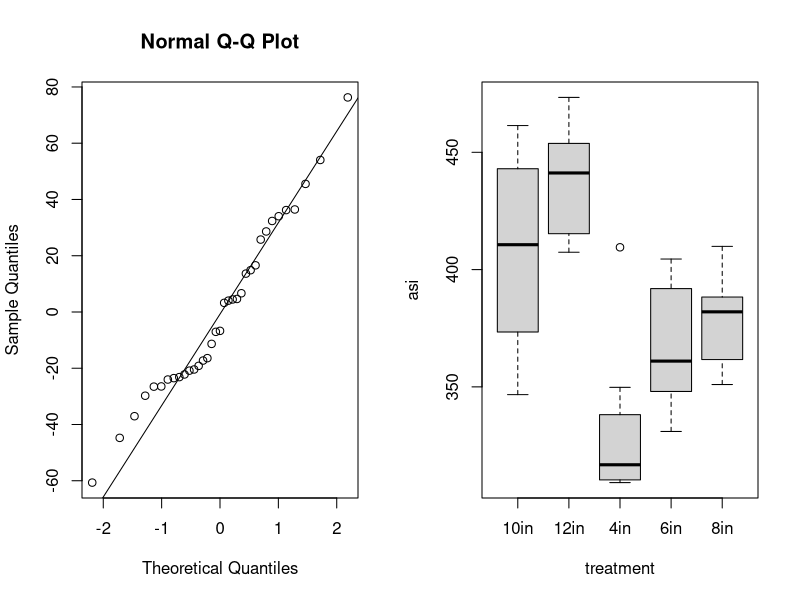

Write R code to recreate this figure.
## ---- chunk 1
axial = read.table('SGTADATASETS/axial.txt', header = TRUE)
str(axial)
head(axial)

axial.aov = aov(asi ~ treatment, data = axial)

#Check assumptions
par(mfrow = c(1,2))
{qqnorm(axial.aov$residuals)
  qqline(axial.aov$residuals)}
boxplot(asi ~ treatment, data = axial)

sd_values <- tapply(axial$asi, axial$treatment, sd)
max(sd_values) / min(sd_values)
bartlett.test(asi ~ treatment, data = axial)
## ---- chunk 2
summary(axial.aov)
## ---- chunk 3
TukeyHSD(axial.aov)
